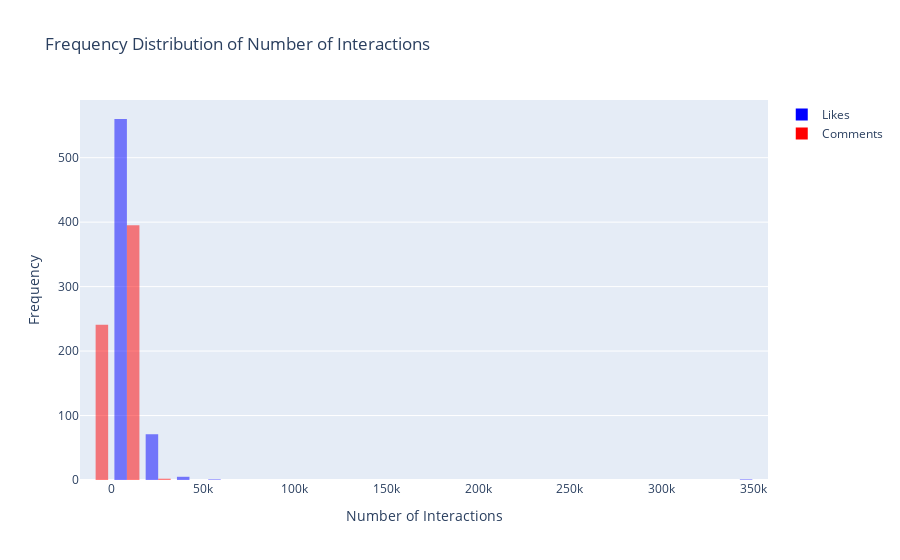

The code cell stored with this chart in its notebook:
### Code cell
fig = go.Figure()

fig.add_trace(go.Histogram(
    x=df['num_likes'],
    name='Likes',
    marker=dict(
        color='blue',
        opacity=0.5
    ),
    xbins=dict(
        start=min(df['num_likes']),
        end=max(df['num_likes']),
        size=int((max(df['num_likes'])-min(df['num_likes']))/20)
    ),
))

fig.add_trace(go.Histogram(
    x=df['num_comments'],
    name='Comments',
    marker=dict(
        color='red',
        opacity=0.5
    ),
    xbins=dict(
        start=min(df['num_comments']),
        end=max(df['num_comments']),
        size=int((max(df['num_comments'])-min(df['num_comments']))/20)
    ),
))

fig.update_layout(
    title='Frequency Distribution of Number of Interactions',
    xaxis_title='Number of Interactions',
    yaxis_title='Frequency'
)

fig.show()

### Figure 1 — Plotly figure (JSON) as saved in the notebook; plotly's stock layout.template omitted (floating-point values rounded to 4 significant figures; data arrays with more than 128 entries replaced by an {"elided": "..."} marker saying what was removed)
{"data": [{"marker": {"color": "blue", "opacity": 0.5}, "name": "Likes", "type": "histogram", "x": {"elided": "638 int values"}, "xbins": {"end": 340994, "size": 17046, "start": 72}}, {"marker": {"color": "red", "opacity": 0.5}, "name": "Comments", "type": "histogram", "x": {"elided": "638 int values"}, "xbins": {"end": 21103, "size": 1055, "start": 0}}], "layout": {"title": {"text": "Frequency Distribution of Number of Interactions"}, "xaxis": {"title": {"text": "Number of Interactions"}}, "yaxis": {"title": {"text": "Frequency"}}}}
